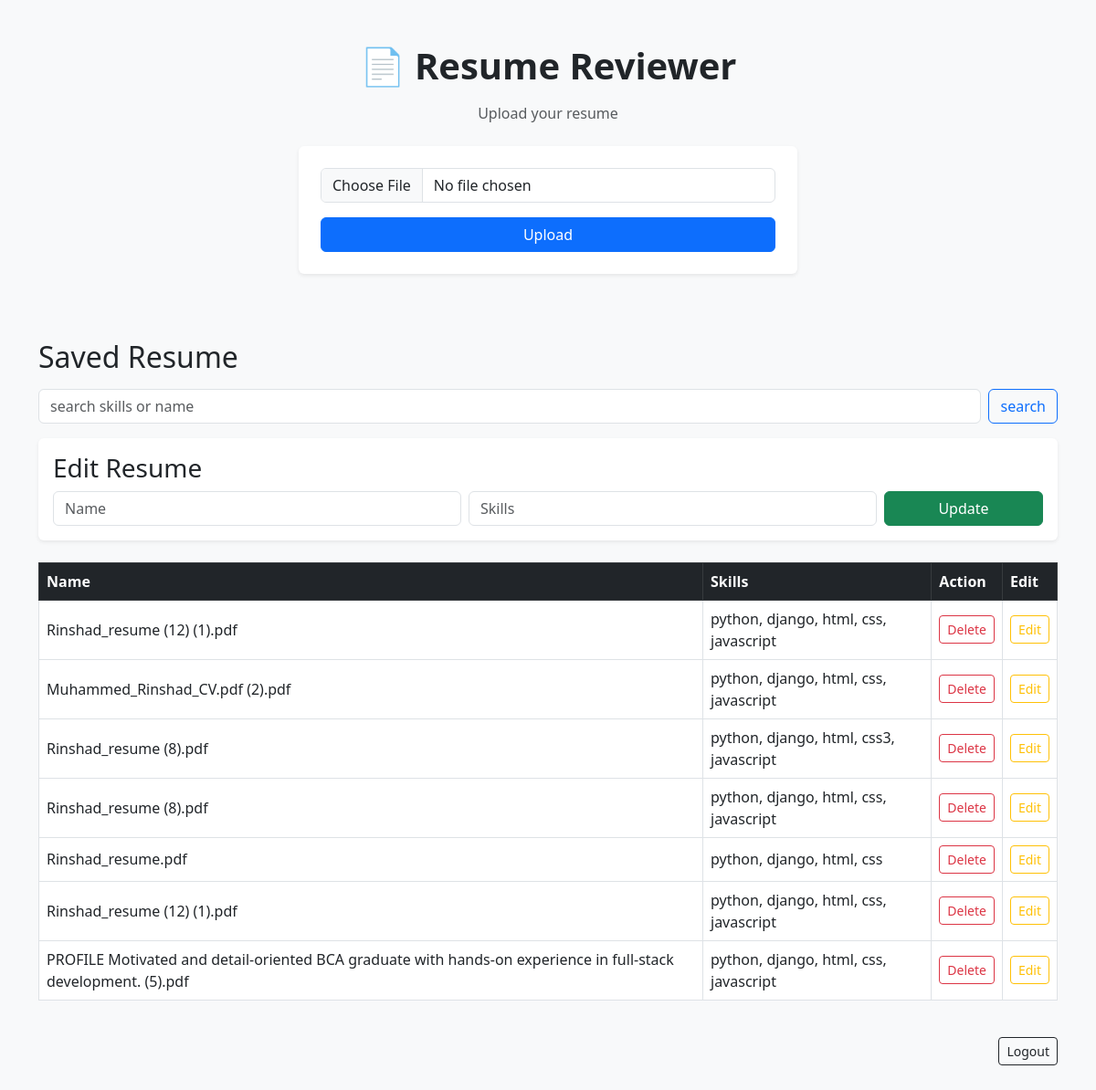
Before: / (signed in) with the older database file.
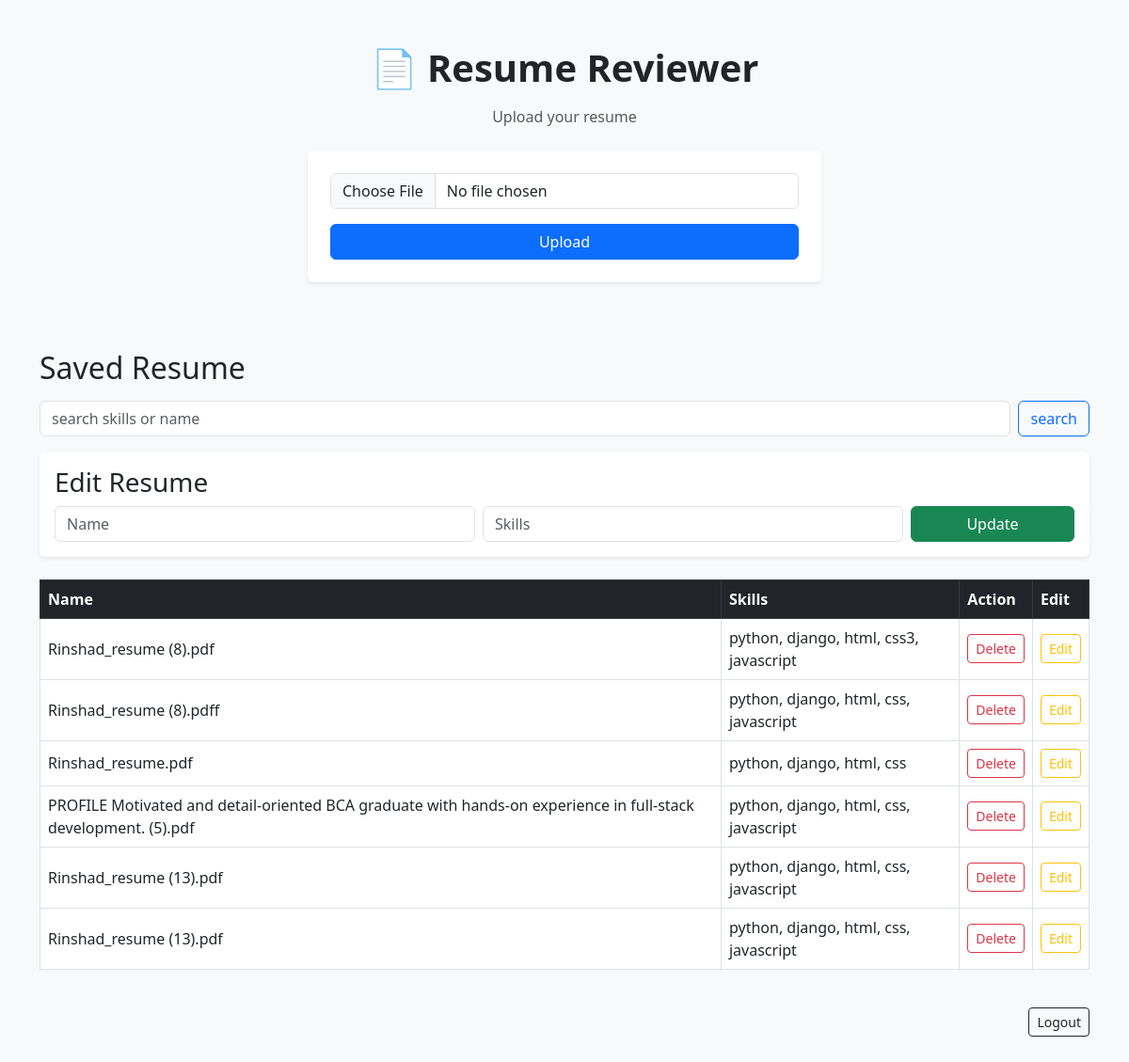
After: the same page with the newer database file.
### resume_app/models.py (models this page shows, shortened)
class Resume(models.Model):
    user = models.ForeignKey(User, on_delete=models.CASCADE)
    name = models.CharField(max_length=100)
    skills = models.TextField()

### resume_app/views.py (the view, shortened to what this page needs)
# urls.py: path('', views.index,name = "index"),
def index(request):
    if not request.user.is_authenticated:
        return redirect("login")
    feedback = []
    data = Resume.objects.filter(user = request.user)
    return render(request, "home.html", {
        "feedback": feedback,
        "data" : data
        })

### resume_app/templates/home.html (shortened to what this page needs)
<!DOCTYPE html>
<html lang="en">
<head>
    <link href="https://cdn.jsdelivr.net/npm/bootstrap@5.3.0/dist/css/bootstrap.min.css" rel="stylesheet">
</head>
<body class="bg-light">
<div class="container py-5">
    <h1 class="text-center fw-bold mb-3">📄 Resume Reviewer</h1>
    <p class="text-center text-muted mb-4"> Upload your resume</p>
<div class="row justify-content-center">
    <div class="col-md-6">
    <form method="post" enctype="multipart/form-data" class="card p-4 shadow-sm border-0">
        <input type="file" name="resume" class="form-control mb-3" required>
        <button type="submit" class="btn btn-primary w-100"> Upload </button>
    </form>
    </div>
</div>
<div class="mt-5">
    <h2 class="mb-3">Saved Resume</h2>
    <form method="POST" class="d-flex gap-2 mb-3">
        <input type="text" name="search" placeholder="search skills or name" class="form-control" required>
        <button type="submit" class="btn btn-outline-primary">search</button>
    </form>
    </div>
<div class="card p-3 mb-4 shadow-sm border-0">
    <h3>Edit Resume</h3>
    <form method="POST" class="row g-2">
    <div class="col-md-5">
        <input type="text" name="name" placeholder="Name" value="{{ edit_data.name}}" class="form-control" required>
    </div>
    <div class="col-md-5">
        <input type="text" name="skills" placeholder="Skills" value="{{ edit_data.skills }}" class="form-control" required>
    </div>
        <div class="col-md-2">
            <button class="btn btn-success w-100">Update</button>
        </div>
    </form>
</div>
<div class="table-responsive">
    <table class="table table-hover table-bordered align-middle bg-white">
        <thead class="table-dark">
        <tr>
            <th>Name</th>
            <th>Skills</th>
            <th>Action</th>
            <th>Edit</th>
        </tr>
        </thead>
        <tbody>
    {% for item in data %}
        <tr>
            <td>{{ item.name }} </td>
            <td>{{ item.skills}} </td>
            <td>
            <div class="d-flex gap-2">
                <form method="POST">
                    <button class="btn btn-sm btn-outline-danger" >Delete</button>
                </form>
            </td>
            <td>
                <form method="POST">
                    <button class="btn btn-sm btn-outline-warning">Edit</button>
                </form>
            </td>
        </tr>
        </div>
    {% endfor %}
    <div class="text-end mt-4">
    <form method="POST" action="{% url 'logout' %}">
        <button class="btn btn-outline-dark btn-sm">Logout</button>
    </form>
    </div>
</body>
</html>

Changed rows visible on the page:
removed Resume: name "Rinshad_resume (12) (1).pdf", skills "python, django, html, css, javascript"
removed Resume: name "Muhammed_Rinshad_CV.pdf (2).pdf", skills "python, django, html, css, javascript"
removed Resume: name "Rinshad_resume (12) (1).pdf", skills "python, django, html, css, javascript"
changed Resume: name "Rinshad_resume (8).pdf" → "Rinshad_resume (8).pdff"
added Resume: name "Rinshad_resume (13).pdf", skills "python, django, html, css, javascript"
added Resume: name "Rinshad_resume (13).pdf", skills "python, django, html, css, javascript"
